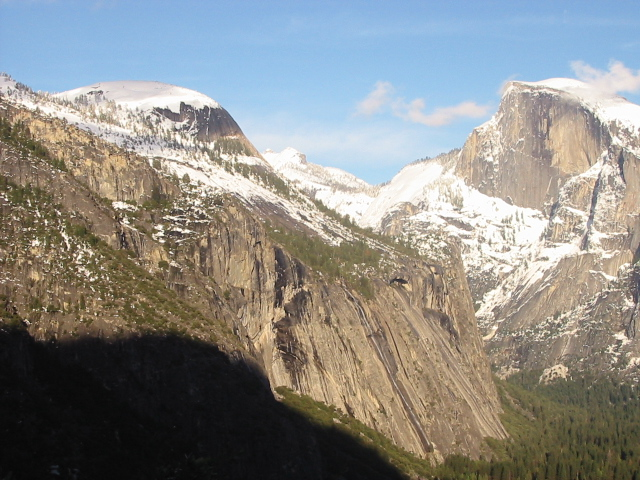
#> input picture VC/P2/data/yosemite/Yosemite1.jpg, 640 x 480 px
$ python P2.py   (older library calls are emulated)
#> lines starting #> are read from the running program, lines starting #| are printed output that depends on the picture
import cv2
from matplotlib import pyplot as plt
import numpy as np
import copy
import math
import itertools


# [201 lines left out: functions plot_images, convolution, derived_convolution, not called in this run]


def gaussian_pyramid(img, n_images=4, border=0, collage=False):
    aux = copy.deepcopy(img)
    result = [img]

    for i in range(n_images):
        aux = cv2.pyrDown(src=aux, borderType=border)
        result.append(aux)

    if collage:
        cols = 0
        for e in result:
            cols += np.shape(e)[1]

        final_matrix = np.full((np.shape(img)[0], cols, 3), 255, dtype=np.float64)
        accumulator = 0
        for e in result:
            for i in range(np.shape(e)[0]):
                for j in range(np.shape(e)[1]):
                    final_matrix[i][j + accumulator] = e[i][j]

            accumulator += np.shape(e)[1]

        return final_matrix
    else:
        return result


def harris_matrix_binary(src, block_size, ksize, k=0.04, border=0):
    eigenvals = cv2.cornerEigenValsAndVecs(src=src, blockSize=block_size, ksize=ksize, borderType=border)
    harris_matrix = np.zeros(shape=np.shape(src))

    first = eigenvals[:, :, 0]
    second = eigenvals[:, :, 1]

    for i in range(np.shape(src)[0]):
        for j in range(np.shape(src)[1]):
            harris_matrix[i][j] = (first[i][j] * second[i][j]) - k * ((first[i][j] + second[i][j]) ** 2)

    # Return the harris matrix and a binary one (0 or 255)
    return harris_matrix, np.ones(shape=np.shape(src)) * 255


def suppress_non_max(binary, harris_matrix, window_size=7):
    def is_center_max(windows):
        return np.max(windows) == windows[np.shape(windows)[0] // 2][np.shape(windows)[1] // 2]

    def make_zeros(img, size, i, j):
        # The center is i, j
        img[i - size:i + size + 1, j - size:j + size + 1] = 0

    # Add the border to not have problems with the window_size
    # window_size is the full width
    size = window_size // 2
    harris_matrix_augmented = cv2.copyMakeBorder(src=harris_matrix, top=size, bottom=size, right=size, left=size,
                                                 borderType=cv2.BORDER_CONSTANT)

    for i in range(np.shape(binary)[0]):
        for j in range(np.shape(binary)[1]):
            if binary[i][j] != 0:
                if is_center_max(harris_matrix_augmented[i:i + size + size + 1, j:j + size + size + 1]):
                    make_zeros(binary, size, i, j)
                    binary[i, j] = 255
                else:
                    binary[i, j] = 0


# [17 lines left out: function get_n_best, not called in this run]


def harris_points(src, block_size=7, ksize=7, windos_size=7, n_best=500, border=cv2.BORDER_CONSTANT):
    points = []
    harris = []

    sigmas = np.arange(0, len(src))
    for img, scale in zip(src, sigmas):
        set = []
        harris_matrix, binary = harris_matrix_binary(src=img, block_size=block_size, ksize=ksize, border=border)
        suppress_non_max(binary=binary, harris_matrix=harris_matrix, window_size=windos_size)
        harris.append(harris_matrix)

        index_i, index_j = np.where(binary == 255)
        for i, j in zip(index_i, index_j):
            p = cv2.KeyPoint(x=j, y=i, _size=block_size, _octave=scale)
            set.append(p)

        points.append(set)

    return get_n_best(src=harris, n=n_best, points=points), harris


# [61 lines left out: functions refine_best_points, orientation, add_circles_lines, not called in this run]


def harris(img, block_size=7, ksize=7, windos_size=7, n_best=500, circle_color=(0, 0, 0), thickness=1):
    pyramid = gaussian_pyramid(img=img, n_images=2, border=cv2.BORDER_REFLECT, collage=False)
    # Best points, no matter the level
    points, harris_matrix = harris_points(src=pyramid, block_size=block_size, ksize=ksize, windos_size=windos_size,
                                          n_best=n_best,
                                          border=cv2.BORDER_CONSTANT)

    refined_points = refine_best_points(src=pyramid, points=points, harris_matrix=harris_matrix)
    orientation(src=pyramid, points=refined_points)

    return refined_points, add_circles_lines(src=img, best_points=refined_points, color=circle_color,
                                             thickness=thickness)


# [104 lines left out: functions extract_descriptors, sift_descriptor, get_homography, mosaic, not called in this run]


def main():
    yosemite1 = cv2.imread('./data/yosemite/Yosemite1.jpg', cv2.IMREAD_GRAYSCALE)
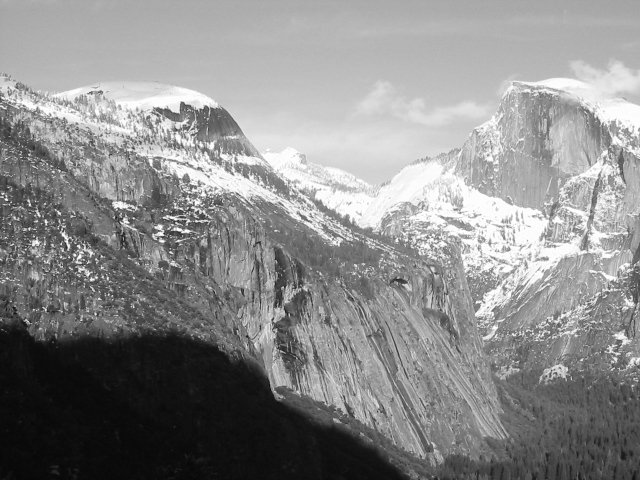
#> yosemite1: shape (480, 640); min 6, max 255, mean 138.9
    yosemite2 = cv2.imread('./data/yosemite/Yosemite2.jpg', cv2.IMREAD_GRAYSCALE)
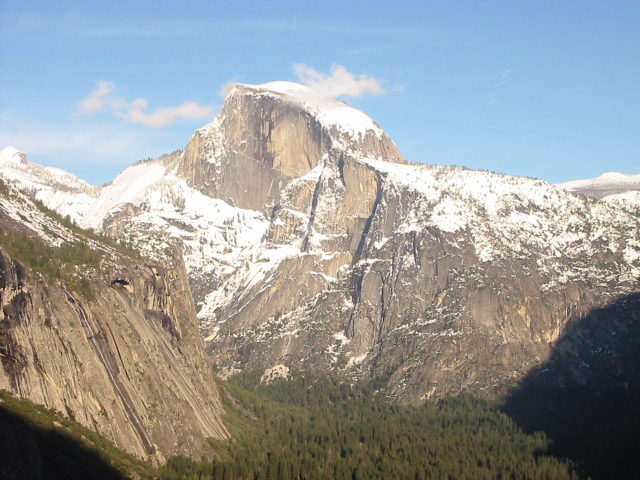
#> input picture VC/P2/data/yosemite_full/yosemite2.jpg, 640 x 480 px, found by its file name
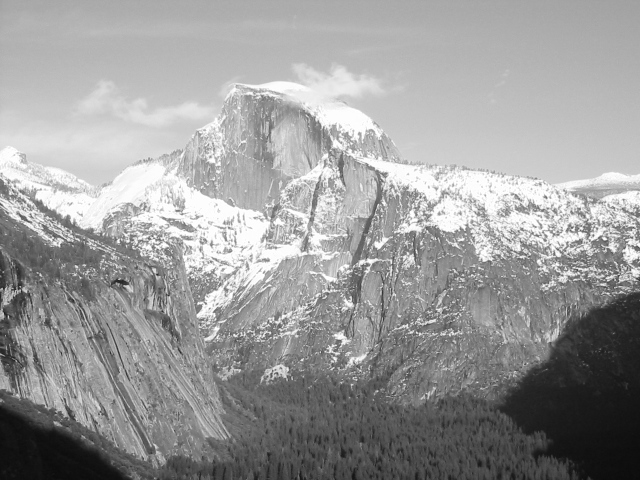
#> yosemite2: shape (480, 640); min 11, max 255, mean 154.4

    # block_size = 3 * int(sigma) + 1 + 3 * int(sigma) -> 7
    # ksize = 6 * sigma + 1 -> 7
    y1 = harris(yosemite1, block_size=7, ksize=7, windos_size=7, n_best=500, circle_color=(0, 0, 0), thickness=1)
#> the loop in gaussian_pyramid, `for i in range(n_images):` made 2 passes
#> pass 2, in gaussian_pyramid, `aux = cv2.pyrDown(src=aux, borderType=border)`:
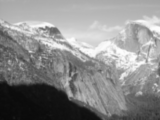
#> aux: shape (120, 160); min 9, max 253, mean 139.2
#> after the loop in gaussian_pyramid, `for i in range(n_images):`: result = 3 items
#> in harris_points, `sigmas = np.arange(0, len(src))`: sigmas = [0, 1, 2]
#> the loop in harris_points, `for img, scale in zip(src, sigmas):` made 1 pass
#> scale on pass 1: 0
#> pass 1, in harris_matrix_binary, `first = eigenvals[:, :, 0]`:
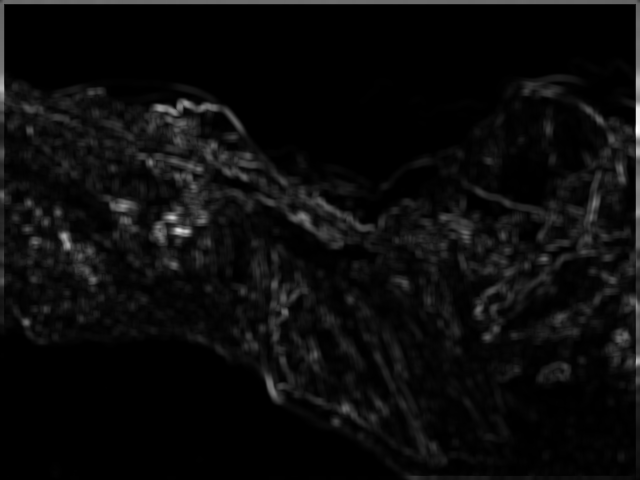
#> first: shape (480, 640) float32; min 6.86e-05, max 19.19, mean 0.902; drawn with min black and max white
#> pass 1, in harris_matrix_binary, `second = eigenvals[:, :, 1]`:
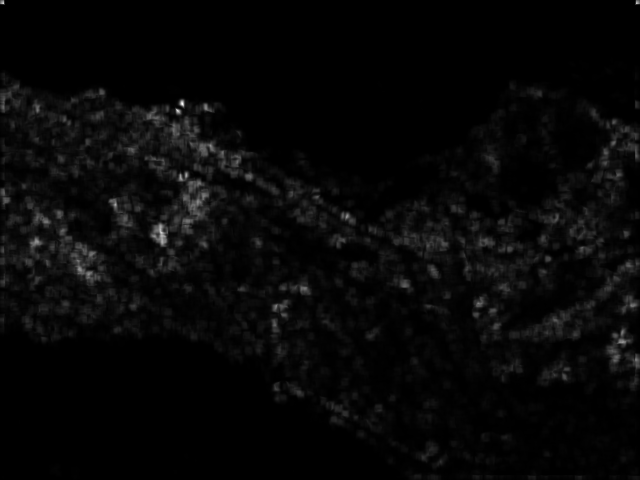
#> second: shape (480, 640) float32; min 2.93e-05, max 6.89, mean 0.205; drawn with min black and max white
#> pass 1, in harris_points, `harris_matrix, binary = harris_matrix_binary(src=img, block_size=block..`:
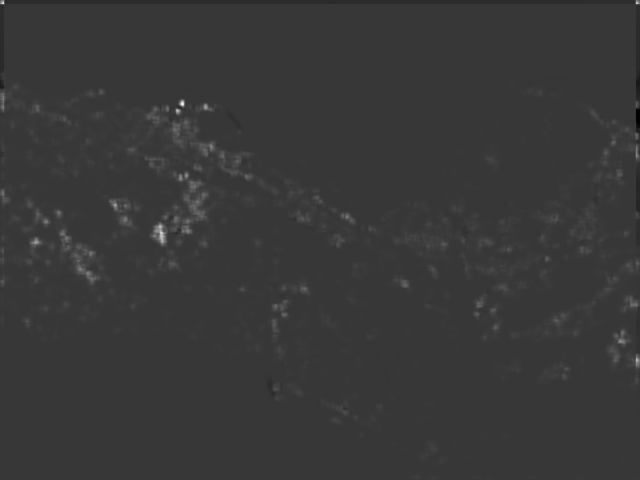
#> harris_matrix: shape (480, 640) float64; min -12.53, max 45.18, mean 0.3; drawn with min black and max white
#> after the loop in harris_points, `for img, scale in zip(src, sigmas):`: harris = 1 item; points = []
    y2 = harris(yosemite2, block_size=7, ksize=7, windos_size=7, n_best=500, circle_color=(0, 0, 0), thickness=1)

    plot_images(images=[y1[1]], names=["Yosemite 1"], n_rows=1, n_cols=1, name_windows="1_HP_Yosemite1")
    plot_images(images=[y2[1]], names=["Yosemite 2"], n_rows=1, n_cols=1, name_windows="1_HP_Yosemite2")

    f_bf, p_bf, m_bf = sift_descriptor(img1=yosemite1, img2=yosemite2, norm_type=cv2.NORM_L2, n_matches=50,
                                       bruteForce=True, keypoints=None)
    f_knn, p_knn, m_knn = sift_descriptor(img1=yosemite1, img2=yosemite2, norm_type=cv2.NORM_L2, n_matches=50,
                                          bruteForce=False, threshold=0.7, keypoints=None)

    own_f_bf, own_p_bf, own_m_bf = sift_descriptor(img1=yosemite1, img2=yosemite2, norm_type=cv2.NORM_L2,
                                                   n_matches=50,
                                                   bruteForce=True, keypoints=(y1[0], y2[0]))
    own_f_knn, own_p_knn, own_m_knn = sift_descriptor(img1=yosemite1, img2=yosemite2, norm_type=cv2.NORM_L2,
                                                      n_matches=50, bruteForce=False, threshold=0.7,
                                                      keypoints=(y1[0], y2[0]))

    plot_images(images=[f_bf], names=["BF+CC. All matches: cv2"], n_rows=1, n_cols=1, name_windows="2_Full_BF+CC")
    plot_images(images=[p_bf], names=["BF+CC. Partial matches: cv2"], n_rows=1, n_cols=1,
                name_windows="2_Partial_BF+CC")

    plot_images(images=[own_f_bf], names=["BF+CC. All matches"], n_rows=1, n_cols=1, name_windows="2_Own_Full_BF+CC")
    plot_images(images=[own_p_bf], names=["BF+CC. Partial matches"], n_rows=1, n_cols=1,
                name_windows="2_Own_Partial_BF+CC")

    plot_images(images=[f_knn], names=["kNN. All matches: cv2"], n_rows=1, n_cols=1, name_windows="2_Full_kNN")
    plot_images(images=[p_knn], names=["kNN. Partial matches: cv2"], n_rows=1, n_cols=1, name_windows="2_Partial_kNN")

    plot_images(images=[own_f_knn], names=["kNN. All matches"], n_rows=1, n_cols=1, name_windows="2_Own_Full_kNN")
    plot_images(images=[own_p_knn], names=["kNN. Partial matches"], n_rows=1, n_cols=1,
                name_windows="2_Own_Partial_kNN")

    img1 = cv2.imread('./data/mosaico-1/mosaico002.jpg')
    img2 = cv2.imread('./data/mosaico-1/mosaico003.jpg')
    img3 = cv2.imread('./data/mosaico-1/mosaico004.jpg')
    img4 = cv2.imread('./data/mosaico-1/mosaico006.jpg')
    img5 = cv2.imread('./data/mosaico-1/mosaico005.jpg')
    img6 = cv2.imread('./data/mosaico-1/mosaico007.jpg')
    img7 = cv2.imread('./data/mosaico-1/mosaico008.jpg')
    img8 = cv2.imread('./data/mosaico-1/mosaico009.jpg')
    img9 = cv2.imread('./data/mosaico-1/mosaico010.jpg')
    img10 = cv2.imread('./data/mosaico-1/mosaico011.jpg')

    images = [img1, img2, img3]
    m = mosaic(src=images)
    plot_images(images=[m], names=["Mosaic. N = 3"], n_rows=1, n_cols=1, name_windows="3_Mosaic")

    images = [img1, img2, img3, img4, img5]
    m = mosaic(src=images)
    plot_images(images=[m], names=["Mosaic. N = 5"], n_rows=1, n_cols=1, name_windows="4_Mosaic_5")

    images = [img1, img2, img3, img4, img5, img6, img7, img8, img9, img10]
    m = mosaic(src=images)
    plot_images(images=[m], names=["Mosaic. N = 10"], n_rows=1, n_cols=1, name_windows="4_Mosaic_10")

    img1 = cv2.imread('./data/street/1.jpg')
    img2 = cv2.imread('./data/street/2.jpg')
    img3 = cv2.imread('./data/street/3.jpg')
    img4 = cv2.imread('./data/street/4.jpg')
    img5 = cv2.imread('./data/street/6.jpg')
    img6 = cv2.imread('./data/street/5.jpg')
    img7 = cv2.imread('./data/street/7.jpg')

    images = [img1, img2, img3, img4, img5, img6, img7]
    m = mosaic(src=images)
    plot_images(images=[m], names=["Street. N = 7"], n_rows=1, n_cols=1, name_windows="4_Street_7")


if __name__ == "__main__":
#> (the run stopped early here; a loop or call above may not have finished)
